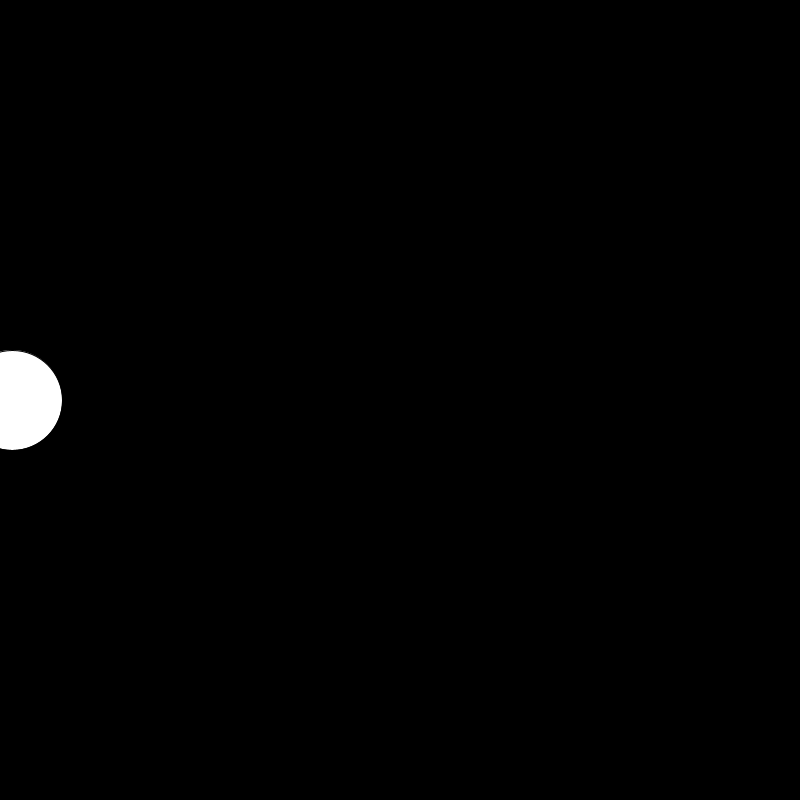
Frame 1 (no input)
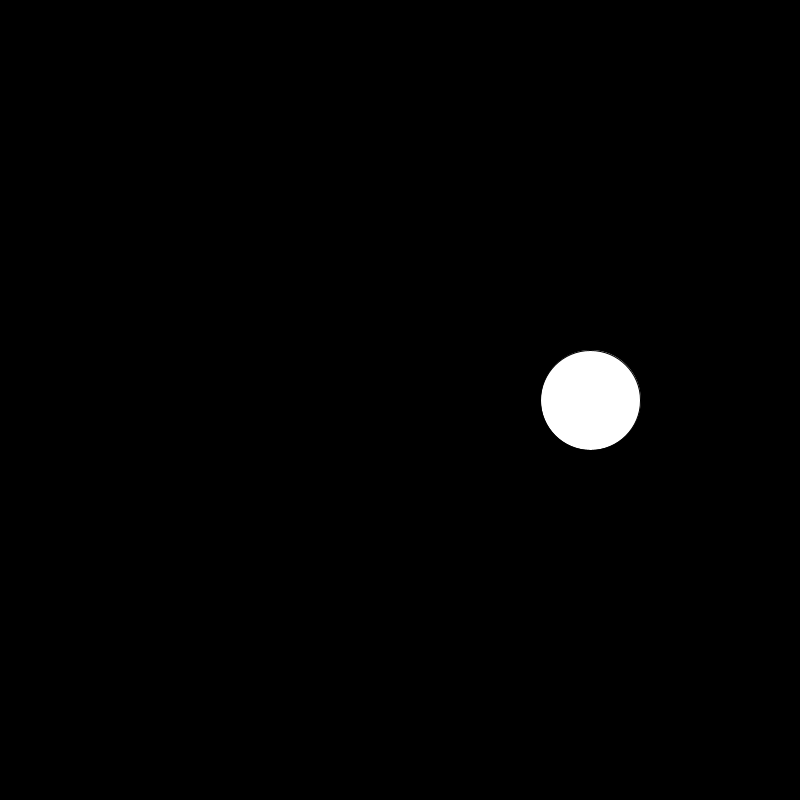
Frame 60 (the mouse pressed at the canvas centre just before this capture)
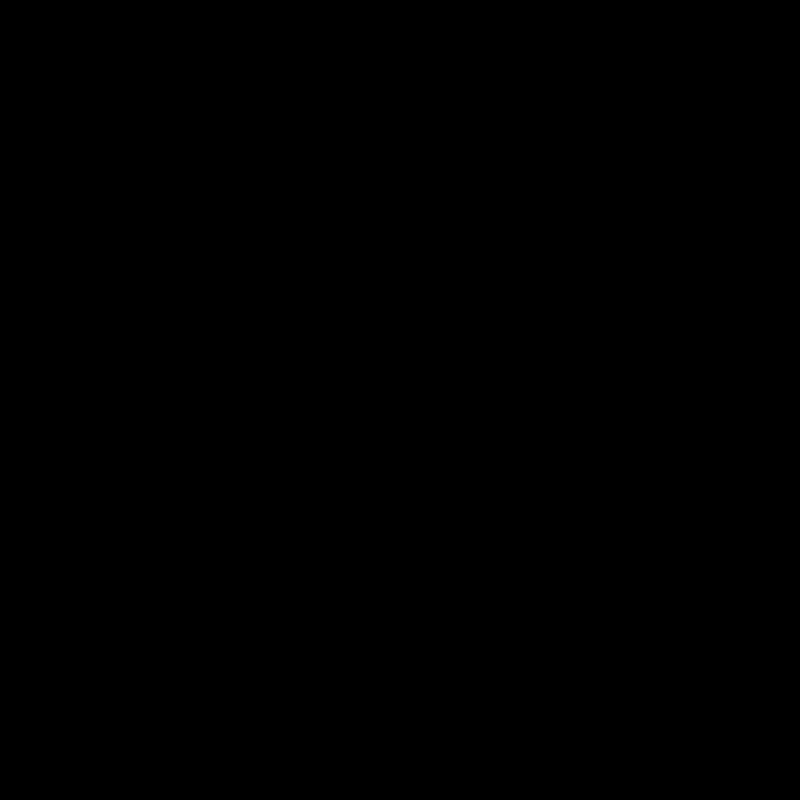
Frame 120 (the mouse held since frame 60 and released just before this capture)

The Processing sketch that drew these frames (run headless with seeded random() and noise(); from frame 60 on, the mouse is pressed at the canvas centre):

// Processing sketch: enemy_movement
// ── enemy_movement.pde
float x;
float time;
float accumulator;

void setup() {
  size(800, 800);
  time = 0;
  accumulator = 0;
}

void draw() {
  background(0);
  
  fill(255);
  x = noise(time);
  x = map(x, 0, 1, 0, 20);
  accumulator += x;
  time += 0.01;
  
  ellipse(accumulator, height/2, 100, 100);
}
